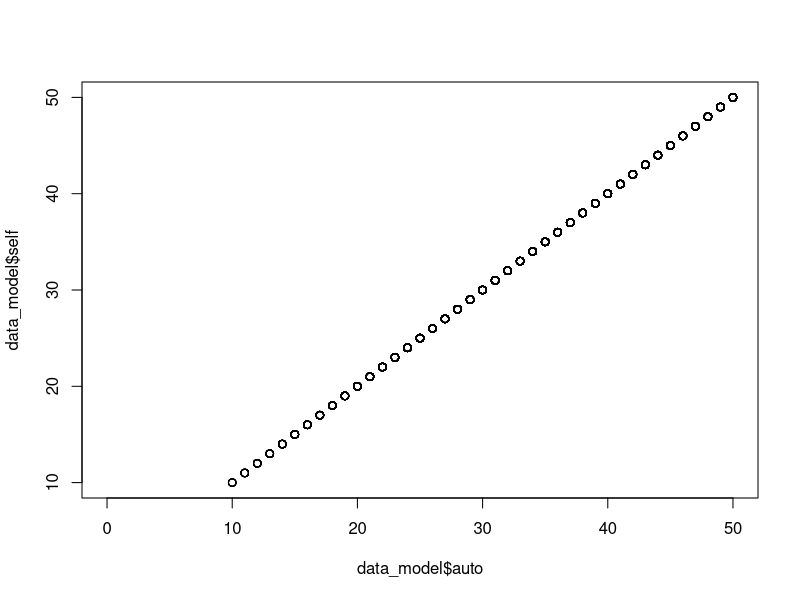
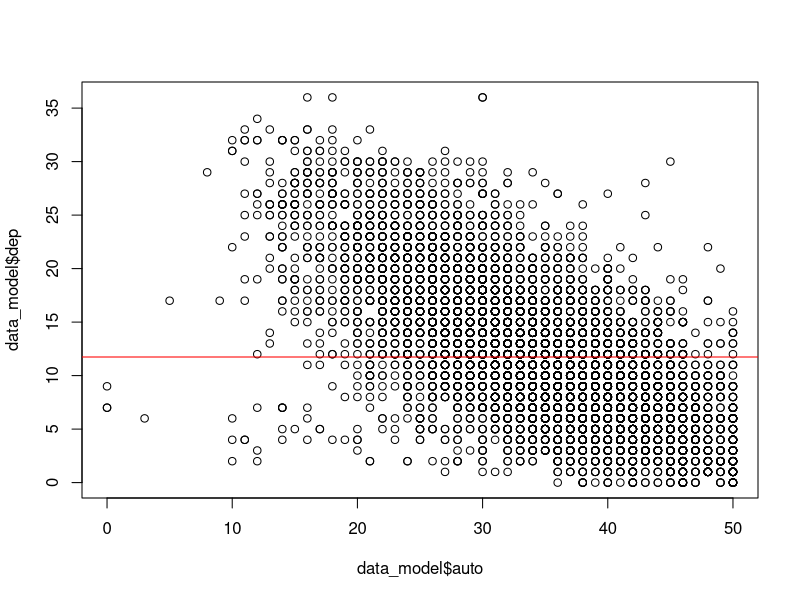
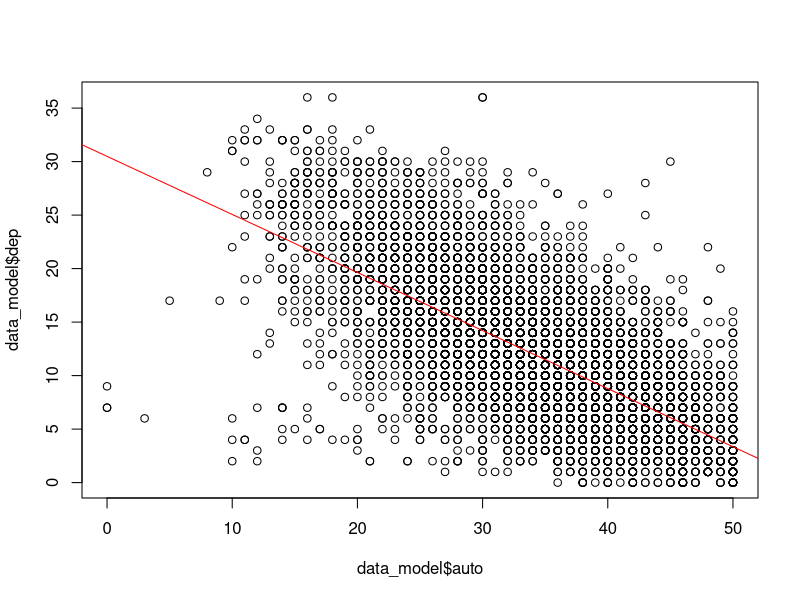

The R source for these figures, in order:
## ---- chunk 1

# Instrucciones: Pegue o escriba los códigos utilizados en las siguientes 
#                líneas [no coloque el signo gato antes de su respuesta]
#                Una vez terminado su código, borre estos comentarios.


data_poli_full <- read.csv('datos_poli_2017.csv')


## ---- chunk 2

# Instrucciones: Escriba aqui un comando para obtener la 
#                cantidad de variables, y de casos observados
#                de la base de datos empleada.


dplyr::glimpse(data_poli_full)

## ---- chunk 3

# Instrucciones: borre a "#" al lado de "set.seed()", e incluya su RUT
#                como argumento para fijar al seed.
#                Genere la muestra aleatoria solicitada.
#                Esta muestra contiene el 50% de los datos originales.

set.seed(123456789)     # solo reemplazar el set.seed, y conservar el resto del código.
library(dplyr)
data_poli <- dplyr::slice_sample(data_poli_full, prop = .5, by = comu)


## ---- chunk 4

# Instrucciones: los códigos utilizados en la siguiente línea [no coloque el signo gato antes de su respuesta]

# invertir items, y crear puntaje total
data_model <- data_poli %>%
              mutate(au3r = 5 + 1 - au3) %>%
              mutate(au5r = 5 + 1 - au5) %>%
              mutate(au8r = 5 + 1 - au8) %>%
              mutate(au9r = 5 + 1 - au9) %>%
              mutate(au10r = 5 + 1 - au10) %>%
              mutate(auto = rowSums(cbind(
                au1, au2,   au3r,
                au4, au5r,  au6,
                au7, au8r,  au9r, au10r
                ), na.rm = TRUE)) %>%
              dplyr::glimpse()

# plot de puntajes originales y generados
plot(y = data_model$self, x = data_model$auto)

## ---- chunk 5

# Instrucciones: los códigos utilizados en la siguiente línea [no coloque el signo gato antes de su respuesta]

# Recomendaciones: para agregar una linea al gráfico puede  
#                  utilizar el comando "abline()".

# plot de puntajes originales y generados
plot(y = data_model$dep, x = data_model$auto)
abline(h = mean(data_model$dep, na.rm = TRUE), col = "red", lty = 1)

## ---- chunk 6

# Instrucciones: los códigos utilizados en la siguiente línea [no coloque el signo gato antes de su respuesta]

lm(dep ~ 1 + auto, data = data_model) %>%
summary()


## ---- chunk 7

# Instrucciones: los códigos utilizados en la siguiente línea [no coloque el signo gato antes de su respuesta]


# Recomendaciones: para agregar una linea al gráfico puede  
#                  utilizar el comando "abline()".


plot(y = data_model$dep, x = data_model$auto)
abline(lm(dep ~ 1 + auto, data = data_model), col = "red", lty = 1)

## ---- chunk 8

# Pegue los códigos utilizados en la siguiente línea [no coloque el signo gato antes de su respuesta]

data_model <- data_model %>%
              mutate(dep_z = scale(dep, scale = TRUE)) %>%
              mutate(auto_z = scale(auto, scale = TRUE)) %>%
              dplyr::glimpse()


lm(dep_z ~ 1 + auto_z, data = data_model) %>%
summary()


